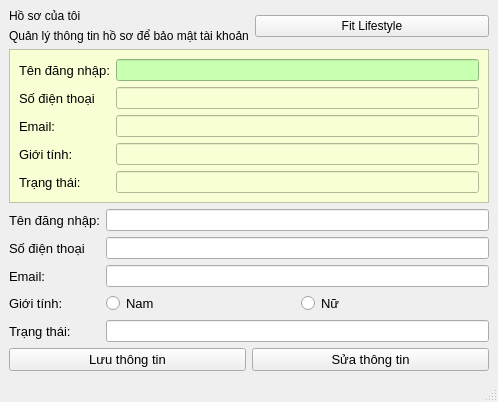
<?xml version="1.0" encoding="UTF-8"?>
<ui version="4.0">
 <class>MainWindow</class>
 <widget class="QMainWindow" name="MainWindow">
  <property name="geometry">
   <rect>
    <x>0</x>
    <y>0</y>
    <width>498</width>
    <height>301</height>
   </rect>
  </property>
  <property name="windowTitle">
   <string>MainWindow</string>
  </property>
  <property name="styleSheet">
   <string notr="true"/>
  </property>
  <widget class="QWidget" name="centralwidget">
   <layout class="QGridLayout" name="gridLayout_2">
    <item row="1" column="0">
     <layout class="QGridLayout" name="gridLayout_4">
      <item row="4" column="0">
       <widget class="QLabel" name="label_8">
        <property name="font">
         <font>
          <pointsize>10</pointsize>
         </font>
        </property>
        <property name="text">
         <string>Trạng thái:</string>
        </property>
       </widget>
      </item>
      <item row="0" column="2">
       <widget class="QLineEdit" name="lineEdit_6">
        <property name="styleSheet">
         <string notr="true"/>
        </property>
       </widget>
      </item>
      <item row="2" column="0">
       <widget class="QLabel" name="label_9">
        <property name="font">
         <font>
          <pointsize>10</pointsize>
         </font>
        </property>
        <property name="text">
         <string>Email:</string>
        </property>
       </widget>
      </item>
      <item row="3" column="2">
       <layout class="QHBoxLayout" name="horizontalLayout_2">
        <item>
         <widget class="QRadioButton" name="radioButton">
          <property name="font">
           <font>
            <pointsize>10</pointsize>
           </font>
          </property>
          <property name="text">
           <string>Nam</string>
          </property>
         </widget>
        </item>
        <item>
         <widget class="QRadioButton" name="radioButton_2">
          <property name="font">
           <font>
            <pointsize>10</pointsize>
           </font>
          </property>
          <property name="text">
           <string>Nữ</string>
          </property>
         </widget>
        </item>
       </layout>
      </item>
      <item row="1" column="2">
       <widget class="QLineEdit" name="lineEdit_7"/>
      </item>
      <item row="2" column="2">
       <widget class="QLineEdit" name="lineEdit_8"/>
      </item>
      <item row="0" column="0">
       <widget class="QLabel" name="label_10">
        <property name="font">
         <font>
          <pointsize>10</pointsize>
         </font>
        </property>
        <property name="text">
         <string>Tên đăng nhập:</string>
        </property>
       </widget>
      </item>
      <item row="4" column="2">
       <widget class="QLineEdit" name="lineEdit_9"/>
      </item>
      <item row="3" column="0">
       <widget class="QLabel" name="label_11">
        <property name="font">
         <font>
          <pointsize>10</pointsize>
         </font>
        </property>
        <property name="text">
         <string>Giới tính:</string>
        </property>
       </widget>
      </item>
      <item row="1" column="0">
       <widget class="QLabel" name="label_12">
        <property name="font">
         <font>
          <pointsize>10</pointsize>
         </font>
        </property>
        <property name="text">
         <string>Số điện thoại</string>
        </property>
       </widget>
      </item>
     </layout>
    </item>
    <item row="0" column="0">
     <layout class="QGridLayout" name="gridLayout" rowstretch="2,2,8">
      <item row="1" column="0">
       <widget class="QLabel" name="label_2">
        <property name="text">
         <string>Quản lý thông tin hồ sơ để bảo mật tài khoản</string>
        </property>
       </widget>
      </item>
      <item row="0" column="0">
       <widget class="QLabel" name="label">
        <property name="text">
         <string>Hồ sơ của tôi</string>
        </property>
       </widget>
      </item>
      <item row="0" column="1" rowspan="2">
       <widget class="QPushButton" name="pushButton">
        <property name="text">
         <string>Fit Lifestyle</string>
        </property>
        <property name="icon">
         <iconset>
          <normaloff>../images/icon.png</normaloff>../images/icon.png</iconset>
        </property>
       </widget>
      </item>
      <item row="2" column="0" colspan="2">
       <widget class="QFrame" name="frame">
        <property name="styleSheet">
         <string notr="true">	background-color: rgb(248, 255, 212);
</string>
        </property>
        <property name="frameShape">
         <enum>QFrame::StyledPanel</enum>
        </property>
        <property name="frameShadow">
         <enum>QFrame::Raised</enum>
        </property>
        <layout class="QVBoxLayout" name="verticalLayout">
         <item>
          <layout class="QGridLayout" name="gridLayout_3">
           <item row="4" column="0">
            <widget class="QLabel" name="label_7">
             <property name="font">
              <font>
               <pointsize>10</pointsize>
              </font>
             </property>
             <property name="text">
              <string>Trạng thái:</string>
             </property>
            </widget>
           </item>
           <item row="1" column="2">
            <widget class="QLineEdit" name="lineEdit_2"/>
           </item>
           <item row="2" column="0">
            <widget class="QLabel" name="label_5">
             <property name="font">
              <font>
               <pointsize>10</pointsize>
              </font>
             </property>
             <property name="text">
              <string>Email:</string>
             </property>
            </widget>
           </item>
           <item row="0" column="2">
            <widget class="QLineEdit" name="lineEdit">
             <property name="styleSheet">
              <string notr="true">background-color: rgb(200, 255, 176);</string>
             </property>
            </widget>
           </item>
           <item row="1" column="0">
            <widget class="QLabel" name="label_4">
             <property name="font">
              <font>
               <pointsize>10</pointsize>
              </font>
             </property>
             <property name="text">
              <string>Số điện thoại</string>
             </property>
            </widget>
           </item>
           <item row="3" column="0">
            <widget class="QLabel" name="label_6">
             <property name="font">
              <font>
               <pointsize>10</pointsize>
              </font>
             </property>
             <property name="text">
              <string>Giới tính:</string>
             </property>
            </widget>
           </item>
           <item row="0" column="0">
            <widget class="QLabel" name="label_3">
             <property name="font">
              <font>
               <pointsize>10</pointsize>
              </font>
             </property>
             <property name="text">
              <string>Tên đăng nhập:</string>
             </property>
            </widget>
           </item>
           <item row="2" column="2">
            <widget class="QLineEdit" name="lineEdit_4"/>
           </item>
           <item row="3" column="2">
            <widget class="QLineEdit" name="lineEdit_5"/>
           </item>
           <item row="4" column="2">
            <widget class="QLineEdit" name="lineEdit_3"/>
           </item>
          </layout>
         </item>
        </layout>
       </widget>
      </item>
     </layout>
    </item>
    <item row="2" column="0">
     <layout class="QHBoxLayout" name="horizontalLayout">
      <item>
       <widget class="QPushButton" name="pushButton_2">
        <property name="font">
         <font>
          <pointsize>10</pointsize>
         </font>
        </property>
        <property name="text">
         <string>Lưu thông tin</string>
        </property>
       </widget>
      </item>
      <item>
       <widget class="QPushButton" name="pushButton_3">
        <property name="font">
         <font>
          <pointsize>10</pointsize>
         </font>
        </property>
        <property name="text">
         <string>Sửa thông tin</string>
        </property>
       </widget>
      </item>
     </layout>
    </item>
   </layout>
  </widget>
  <widget class="QMenuBar" name="menubar">
   <property name="geometry">
    <rect>
     <x>0</x>
     <y>0</y>
     <width>498</width>
     <height>18</height>
    </rect>
   </property>
  </widget>
  <widget class="QStatusBar" name="statusbar"/>
 </widget>
 <resources/>
 <connections/>
</ui>
